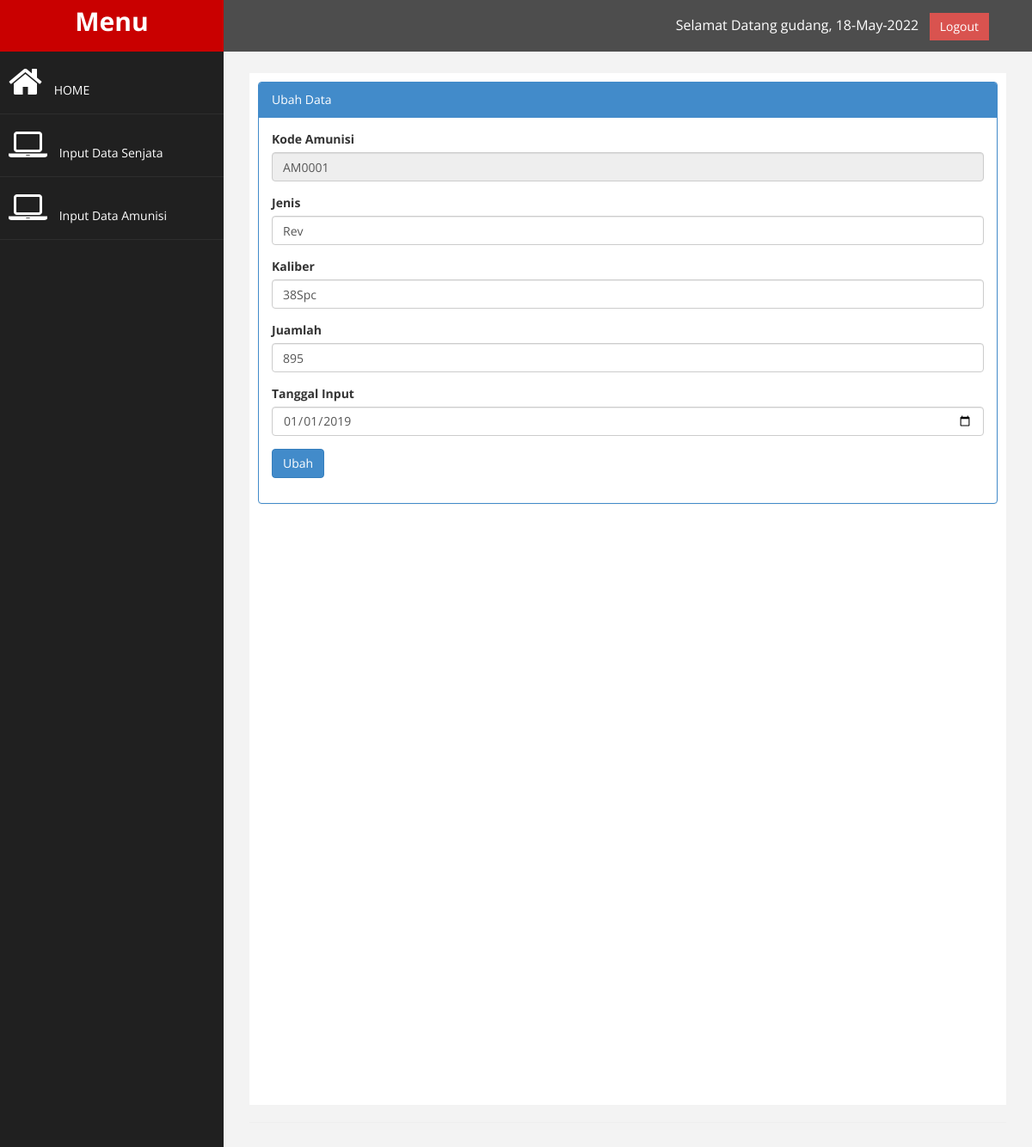
Screenshot of /index.php?page=amunisi&aksi=ubah&id=8 (signed in) with the database file from the repository.
### tables this page shows
CREATE TABLE `tb_amunisi` (
  `id` int(11) NOT NULL,
  `no_amunisi` varchar(50) NOT NULL,
  `jenis` varchar(100) NOT NULL,
  `kaliber` varchar(100) NOT NULL,
  `jumlah_amunisi` int(100) NOT NULL,
  `tgl_input` date NOT NULL
);

### function.php (called while the page is built, shortened)
<?php
$conn = mysqli_connect("localhost","root","","db_senjata");
function query($query){
	global $conn;
	$result = mysqli_query($conn, $query);
	$rows = [];
	while ($row = mysqli_fetch_assoc($result)){
		$rows[] = $row;
	}
	return $rows;
}
?>

### page/amunisi/ubah.php (the view, shortened to what this page needs)
<?php
	require '../senjata/function.php';
	$id = $_GET['id'];
	$in = query ("SELECT * FROM tb_amunisi WHERE id= $id")[0];
?>
<div class="panel panel-primary">
<div class="panel-heading">
	Ubah Data
</div>
<div class="panel-body">
                            <div class="row">
                                <div class="col-md-12">
                                    <form action="" method="POST">
                                        <div class="form-group">
                                            <label for ="nomor">Kode Amunisi</label>
                                            <input class="form-control" name="nomor" id="nomor"  readonly value="<?php echo $in['no_amunisi']; ?>"/>
                                        </div>
										<div class="form-group">
                                            <label for ="merk">Jenis</label>
                                            <input class="form-control" name="jenis" id="merk"  required  value="<?php echo $in['jenis']; ?>"/>
                                        </div>
                                        <div class="form-group">
                                            <label for ="kalibr">Kaliber</label>
                                            <input class="form-control" name="kaliber" id="kaliber"  required  value="<?php echo $in['kaliber']; ?>"/>
                                        </div>
                                         <div class="form-group">
                                            <label for ="jumlah">Juamlah</label>
                                            <input class="form-control" name="jumlah" id="jumlah" value="<?php echo $in['jumlah_amunisi']; ?>" required />
                                        </div>
										 <div class="form-group">
                                            <label for= "tanggal">Tanggal Input</label>
                                            <input class="form-control" name="tanggal" type="date" id="tanggal" value="<?php echo $in['tgl_input']; ?>"/>
                                        </div>
										<div>
											<button type="submit" name="ubah" value="Ubah" class="btn btn-primary">Ubah</button>
										</div>
										</div>
										</div>
</div>
</div>
</div>

### assets/css/custom.css (style rules this page uses)
body { font-family: 'Open Sans', sans-serif; }

### rows the page displays
tb_amunisi: nomor "AM0001", jenis "Rev", kaliber "38Spc", jumlah "895", tanggal "01/01/2019"

### other values shown
$_SESSION["akun_username"] "gudang"
